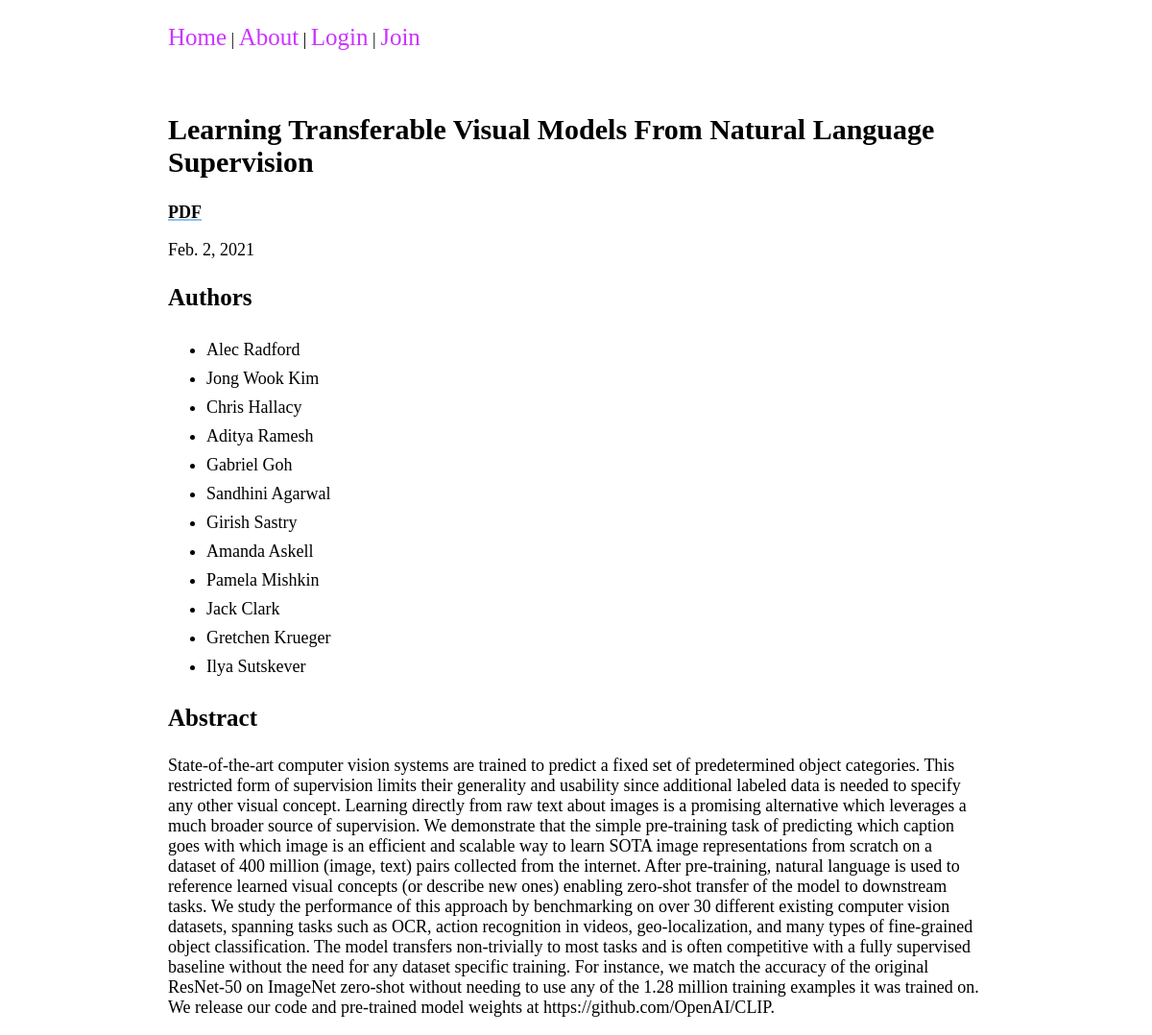
The page /papers/4/ on the database its author committed.
### papers/models.py (models this page shows, shortened)
class Paper(models.Model):
    url = models.URLField(max_length=50)
    pdf_url = models.URLField(max_length=50)
    arxiv_id = models.CharField(max_length=20)
    title = models.CharField(max_length=500)
    authors = models.ManyToManyField('Author', through='AuthorPaper')
    abstract = models.CharField(max_length=1000)
    key_words = models.ManyToManyField('KeyWord', through='KeyWordPaper')
    published = models.DateField()

class Author(models.Model):
    name = models.CharField(max_length=50)
    papers = models.ManyToManyField('Paper', through='AuthorPaper')
    def  __str__(self):
        return self.name

### papers/views.py (the view)
# urls.py: path('<int:pk>/', views.PaperDetailView.as_view(), name='paper-detail'),
class PaperDetailView(DetailView):
    model = Paper
    def get_context_data(self, **kwargs):
        ctx = super().get_context_data(**kwargs)
        return ctx

### papers/templates/papers/paper_detail.html (shortened to what this page needs)
{% extends 'base.html' %}
{% block content %}
<h2>{{ paper.title }}</h2>
<b><a href="{{ paper.pdf_url }}">PDF</a></b>
<p>{{ paper.published }}</p>
<h3>Authors</h3>
  <ul>
    {% for author in paper.authors.all %}
    <li>{{ author }}</li>
    {% endfor %}
  </ul>
  <h3>Abstract</h3>
<p>{{ paper.abstract }}</p>
  {% endblock %}

### static/styles.css (style rules this page uses)
:root { font-size: 62.5%; --c-cream: #FFFDD0; --c-lightgrey: #CCCCFF; --c-lightgreen: #DCFAE1; --c-green: #91F7A4; --c-grey: #CCCCCC; --c-purple: #CC33FF; --c-lightblue: #8dc2ee; --bg-color: skyblue; --c-link: var(--c-lightblue); --c-navBar-a: var(--c-purple); --c-main-text: black; }
body { font-size: 1.8rem; }
h2 { font-size: 3rem; }
h3 { font-size: 2.5rem; }
a { color: var(--main-text); text-decoration: underline var(--c-link) 2px; }
li { line-height: 3rem; }

### rows shown on the page
Paper: title "Learning Transferable Visual Models From Natural Language Supervision", published "Feb. 2, 2021", abstract "State-of-the-art computer vision systems are trained to predict a fixed set of predetermined object categories. This restricted form of supervision limits their generality and usability since additional labeled data is needed to specify any other visual concept. Learning directly from raw text about images is a promising alternative which leverages a much broader source of supervision. We demonstrate that the simple pre-training task of predicting which caption goes with which image is an efficient and scalable way to learn SOTA image representations from scratch on a dataset of 400 million (image, text) pairs collected from the internet. After pre-training, natural language is used to…"
Author: name "Alec Radford"
Author: name "Jong Wook Kim"
Author: name "Chris Hallacy"
Author: name "Aditya Ramesh"
Author: name "Gabriel Goh"
Author: name "Sandhini Agarwal"
Author: name "Girish Sastry"
Author: name "Amanda Askell"
Author: name "Pamela Mishkin"
Author: name "Jack Clark"
Author: name "Gretchen Krueger"
Author: name "Ilya Sutskever"
